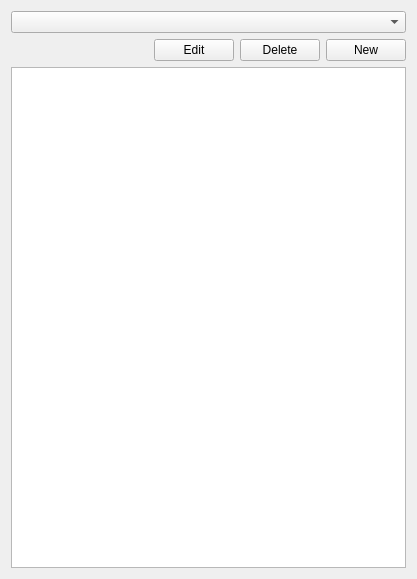
<?xml version="1.0" encoding="UTF-8"?>
<ui version="4.0">
 <class>MainWidget</class>
 <widget class="QWidget" name="MainWidget">
  <property name="geometry">
   <rect>
    <x>0</x>
    <y>0</y>
    <width>417</width>
    <height>579</height>
   </rect>
  </property>
  <property name="windowTitle">
   <string>MainWidget</string>
  </property>
  <layout class="QVBoxLayout" name="verticalLayout">
   <item>
    <widget class="QComboBox" name="selector"/>
   </item>
   <item>
    <layout class="QHBoxLayout" name="horizontalLayout">
     <item>
      <spacer name="horizontalSpacer">
       <property name="orientation">
        <enum>Qt::Horizontal</enum>
       </property>
       <property name="sizeHint" stdset="0">
        <size>
         <width>40</width>
         <height>20</height>
        </size>
       </property>
      </spacer>
     </item>
     <item>
      <widget class="QPushButton" name="edit_button">
       <property name="sizePolicy">
        <sizepolicy hsizetype="Maximum" vsizetype="Fixed">
         <horstretch>0</horstretch>
         <verstretch>0</verstretch>
        </sizepolicy>
       </property>
       <property name="text">
        <string>Edit</string>
       </property>
      </widget>
     </item>
     <item>
      <widget class="QPushButton" name="delete_button">
       <property name="sizePolicy">
        <sizepolicy hsizetype="Maximum" vsizetype="Fixed">
         <horstretch>0</horstretch>
         <verstretch>0</verstretch>
        </sizepolicy>
       </property>
       <property name="text">
        <string>Delete</string>
       </property>
      </widget>
     </item>
     <item>
      <widget class="QPushButton" name="new_button">
       <property name="sizePolicy">
        <sizepolicy hsizetype="Maximum" vsizetype="Fixed">
         <horstretch>0</horstretch>
         <verstretch>0</verstretch>
        </sizepolicy>
       </property>
       <property name="text">
        <string>New</string>
       </property>
      </widget>
     </item>
    </layout>
   </item>
   <item>
    <widget class="QTreeView" name="items">
     <property name="acceptDrops">
      <bool>true</bool>
     </property>
     <property name="dragEnabled">
      <bool>true</bool>
     </property>
     <property name="dragDropMode">
      <enum>QAbstractItemView::DragDrop</enum>
     </property>
     <property name="defaultDropAction">
      <enum>Qt::CopyAction</enum>
     </property>
     <property name="alternatingRowColors">
      <bool>true</bool>
     </property>
     <property name="selectionMode">
      <enum>QAbstractItemView::MultiSelection</enum>
     </property>
    </widget>
   </item>
  </layout>
 </widget>
 <resources/>
 <connections/>
 <slots>
  <slot>edit_collection()</slot>
  <slot>new_collection()</slot>
 </slots>
</ui>
